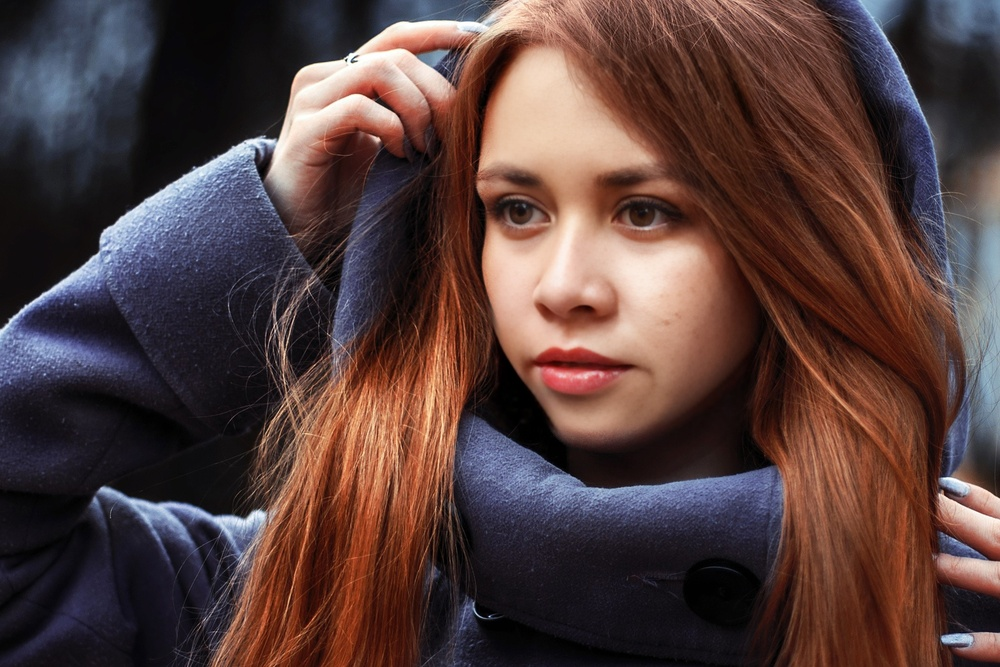
#> input picture Shar.jpg, 1000 x 667 px, shrunk from 2048 x 1365 before the run
$ jupyter execute ColorPalettes.ipynb
#> lines starting #> are read from the running program, lines starting #| are printed output that depends on the picture
Color Maps and Palettes

[cell 1]
import cv2
import numpy as np
import matplotlib.pyplot as plt

vec_names = ['ORIGINAL IMAGE',
  'COLORMAP_AUTUMN' ,
  'COLORMAP_BONE',
  'COLORMAP_JET',
  'COLORMAP_WINTER',
  'COLORMAP_RAINBOW',
  'COLORMAP_OCEAN',
  'COLORMAP_SUMMER',
  'COLORMAP_SPRING',
  'COLORMAP_COOL',
  'COLORMAP_HSV',
  'COLORMAP_PINK',
  'COLORMAP_HOT',
  'COLORMAP_PARULA',
  'COLORMAP_MAGMA',
  'COLORMAP_INFERNO',
  'COLORMAP_PLASMA',
  'COLORMAP_VIRIDIS',
  'COLORMAP_CIVIDIS',
  'COLORMAP_TWILIGHT',
  'COLORMAP_TWILIGHT_SHIFTED',
  'COLORMAP_TURBO',
  'COLORMAP_DEEPGREEN'
]

def coloring_colorando(img,names):
    plt.figure(figsize=(27, 9))
    for i in range(len(names)):
        plt.subplot(4, 6, i + 1)
        if(i>0):
            img_colored = cv2.applyColorMap(img, i-1)
            plt.imshow(img_colored)
        else:
            plt.imshow(img)
        plt.title(names[i])
        plt.axis('off')
    plt.show()

img = cv2.imread("Shar.jpg")
#> img is the input picture: shape (667, 1000, 3); mean B, G, R 60.2, 62.1, 84.7
img_rgb=cv2.cvtColor(img,cv2.COLOR_BGR2RGB)

coloring_colorando(img_rgb,vec_names)
#> the loop in coloring_colorando, `for i in range(len(names)):` made 23 passes
#> pass 2, in coloring_colorando, `img_colored = cv2.applyColorMap(img, i-1)`:
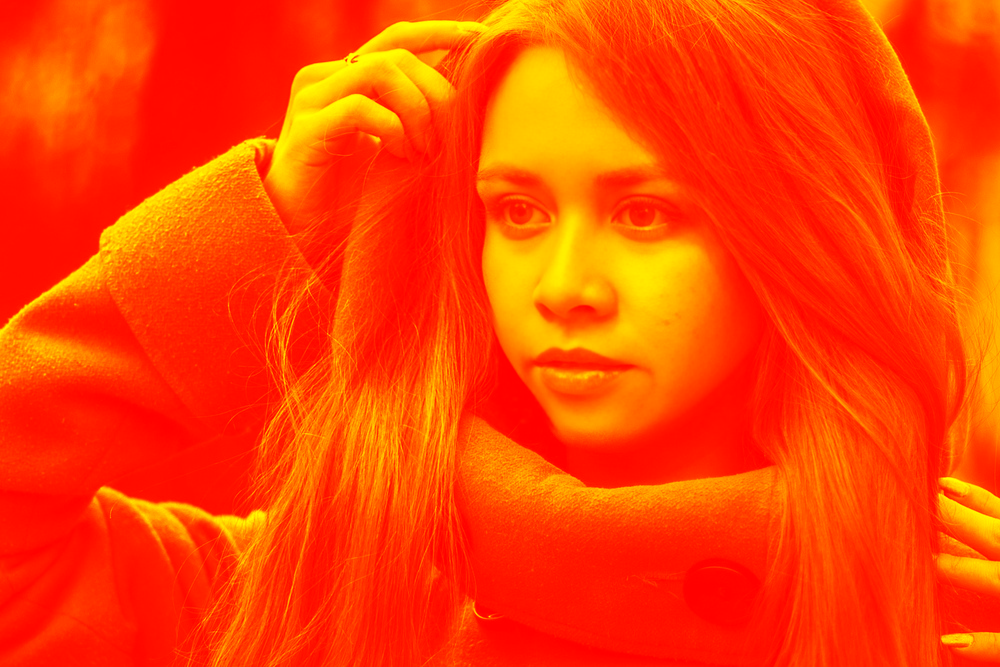
#> img_colored: shape (667, 1000, 3); mean B, G, R 0, 64.1, 255
#> pass 3, in coloring_colorando, `img_colored = cv2.applyColorMap(img, i-1)`:
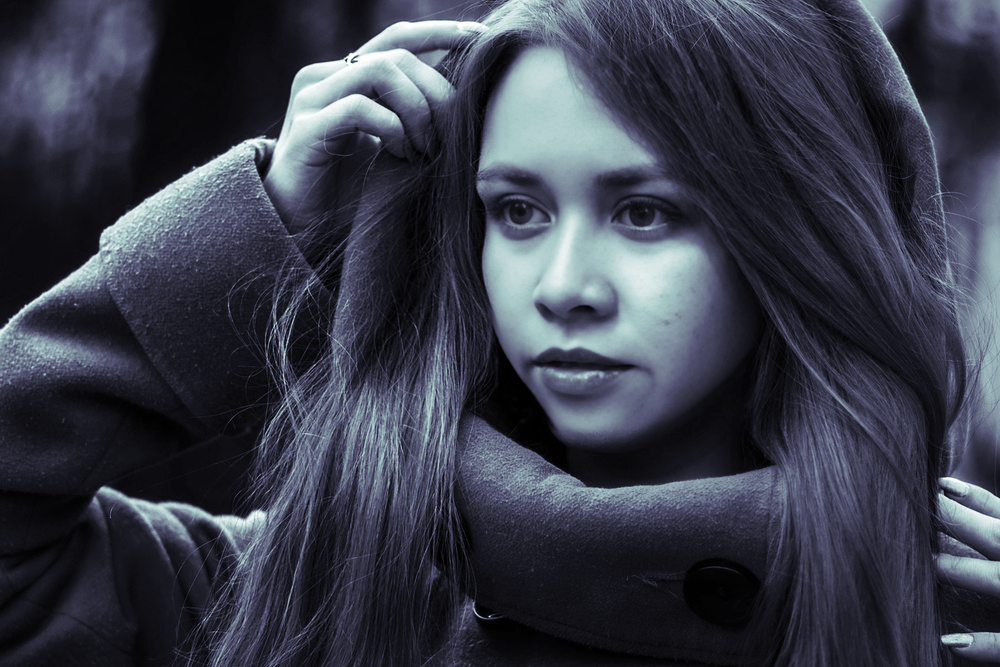
#> img_colored: shape (667, 1000, 3); mean B, G, R 73.3, 59.9, 56.6
#> in coloring_colorando, `plt.show()`:
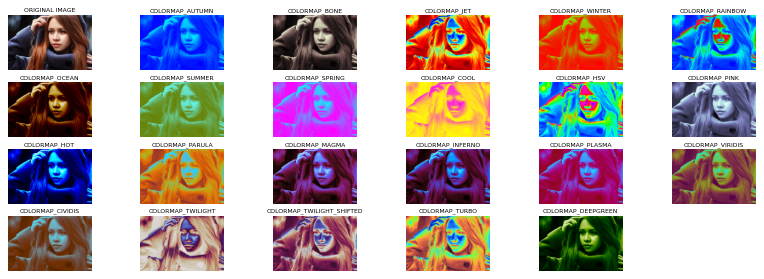
#> figure drawn by matplotlib, 23 panels; B, G, R data is drawn as R, G, B

$ run again, with Capilla.jpg copied over Shar.jpg
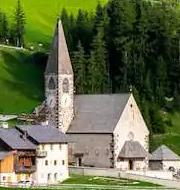
#> input picture Capilla.jpg, 180 x 190 px
#> img is the input picture: shape (190, 180, 3); mean B, G, R 74.9, 108.6, 101.9
#> the loop in coloring_colorando, `for i in range(len(names)):` made 23 passes
#> pass 2, in coloring_colorando, `img_colored = cv2.applyColorMap(img, i-1)`:
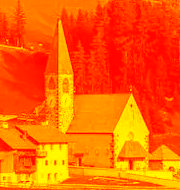
#> img_colored: shape (190, 180, 3); mean B, G, R 0, 97.8, 255
#> pass 3, in coloring_colorando, `img_colored = cv2.applyColorMap(img, i-1)`:
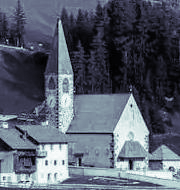
#> img_colored: shape (190, 180, 3); mean B, G, R 108.1, 94.3, 87.5

$ run again, with new_img.jpg copied over Shar.jpg
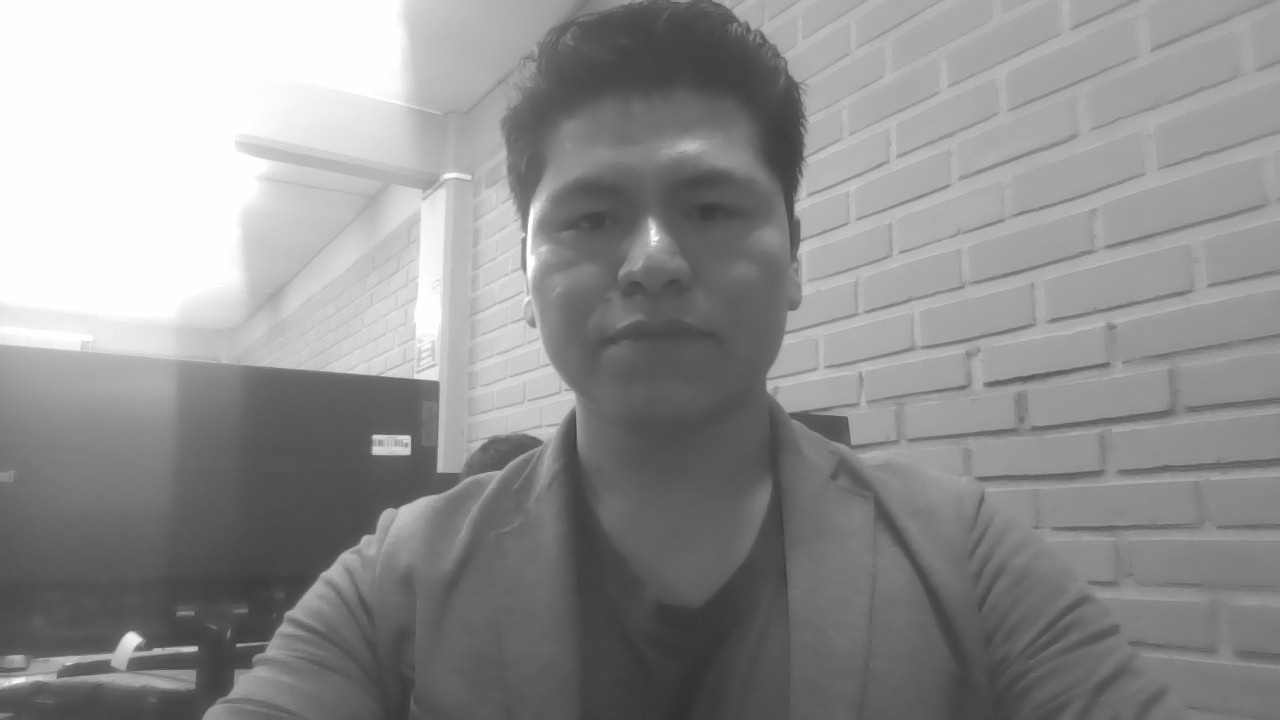
#> input picture new_img.jpg, 1280 x 720 px
#> img is the input picture: shape (720, 1280, 3); min 49, max 255, mean 144.7
#> the loop in coloring_colorando, `for i in range(len(names)):` made 23 passes
#> pass 2, in coloring_colorando, `img_colored = cv2.applyColorMap(img, i-1)`:
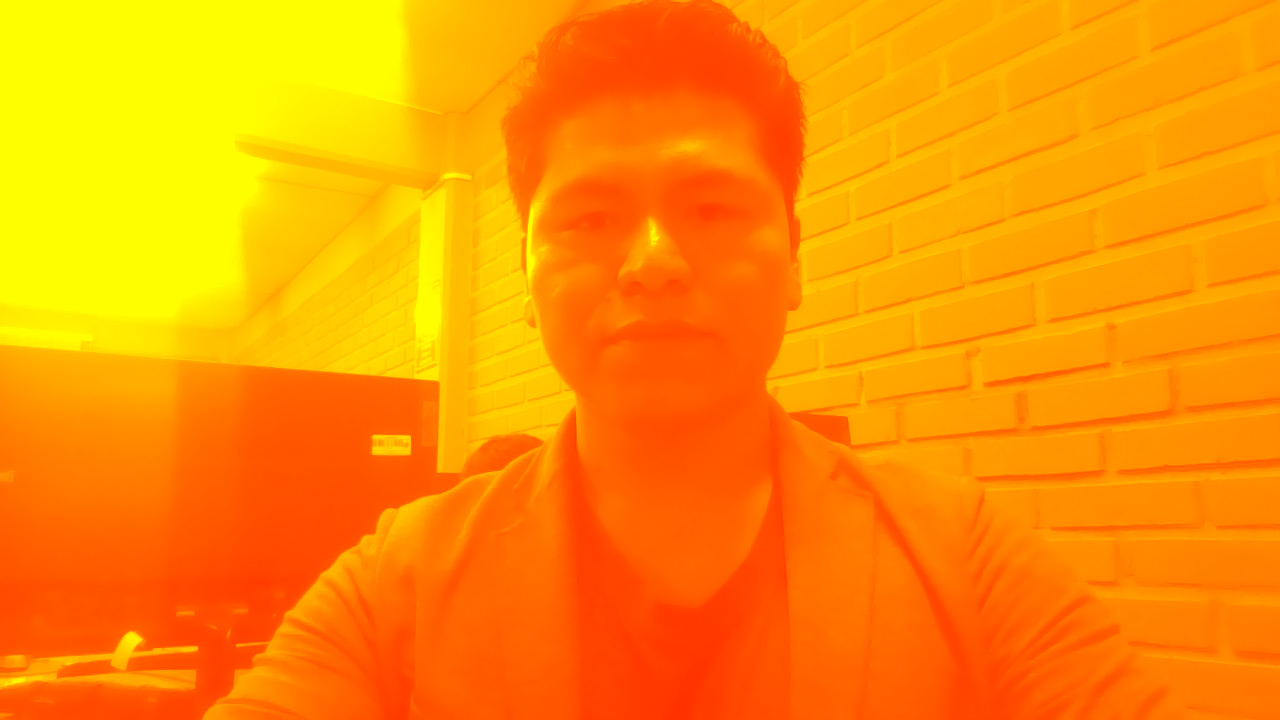
#> img_colored: shape (720, 1280, 3); mean B, G, R 0, 144.7, 255
#> pass 3, in coloring_colorando, `img_colored = cv2.applyColorMap(img, i-1)`:
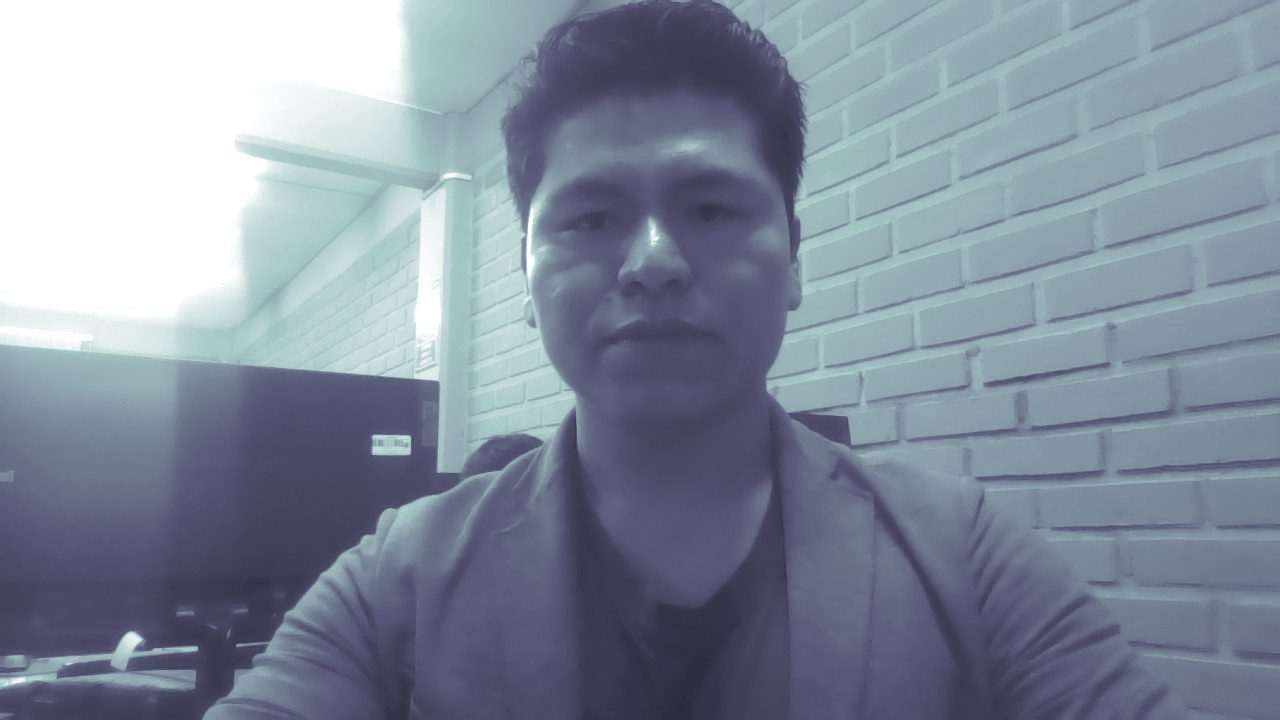
#> img_colored: shape (720, 1280, 3); mean B, G, R 157.3, 141.4, 130.6
